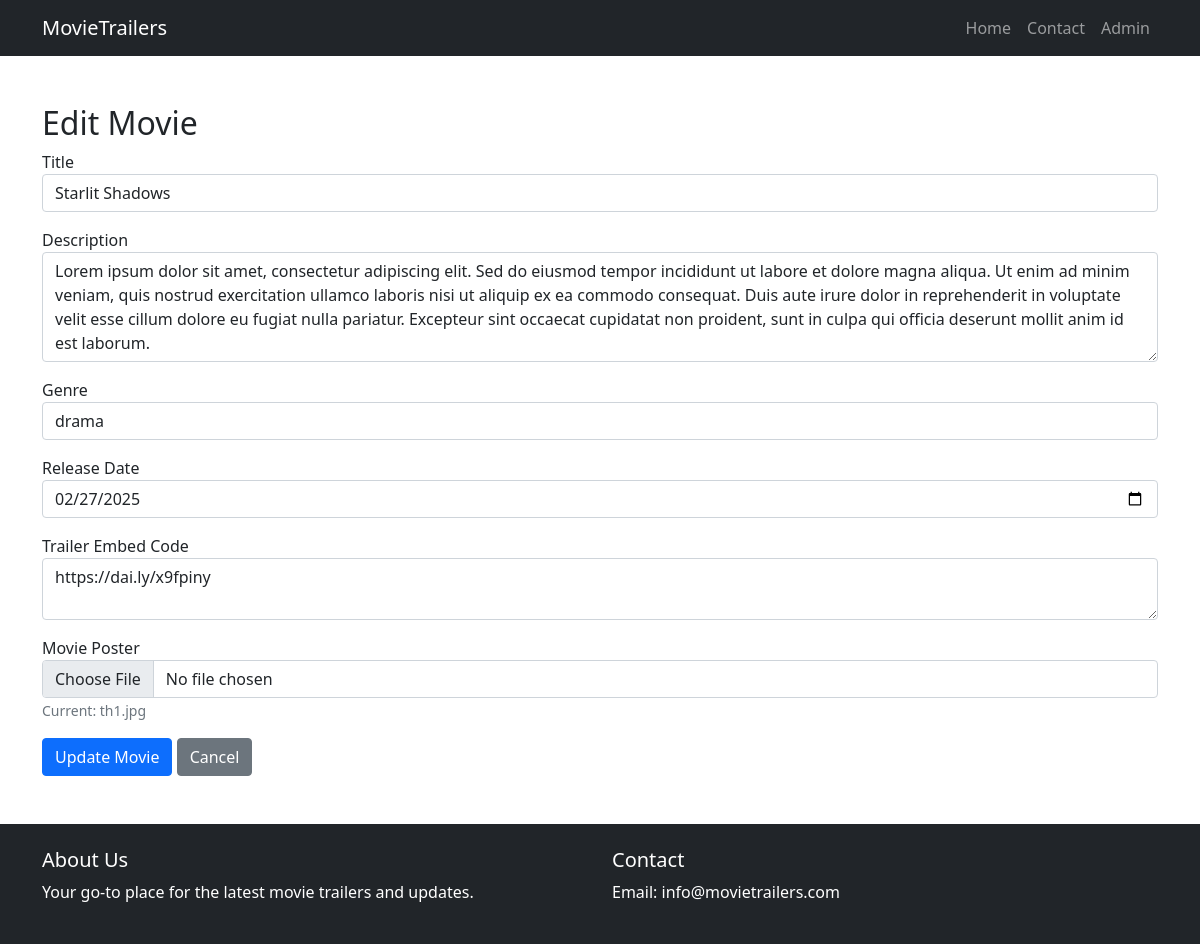
Screenshot of /filmtrailer/admin/edit_movie.php?id=2 (signed in) with the database file from the repository.
### tables this page shows
CREATE TABLE `movies` (
  `id` int(11) NOT NULL,
  `title` varchar(255) NOT NULL,
  `description` text DEFAULT NULL,
  `genre` varchar(100) DEFAULT NULL,
  `release_date` date DEFAULT NULL,
  `trailer_url` varchar(255) DEFAULT NULL,
  `image_url` varchar(255) NOT NULL,
  `image_path` varchar(255) NOT NULL,
  `created_at` timestamp NOT NULL DEFAULT current_timestamp()
);

### filmtrailer/admin/edit_movie.php (the view, shortened to what this page needs)
<?php
include '../includes/header.php';
include '../includes/db.php';
if (isset($_GET['id'])) {
    $movieId = $_GET['id'];
    $stmt = $pdo->prepare("SELECT * FROM movies WHERE id = ?");
    $stmt->execute([$movieId]);
    $movie = $stmt->fetch(PDO::FETCH_ASSOC);
}
?>
<div class="container mt-5">
    <h2>Edit Movie</h2>
    <form method="POST" enctype="multipart/form-data">
        <div class="mb-3">
            <label>Title</label>
            <input type="text" name="title" class="form-control" value="<?= htmlspecialchars($movie['title']) ?>" required>
        </div>
        <div class="mb-3">
            <label>Description</label>
            <textarea name="description" class="form-control" rows="4" required><?= htmlspecialchars($movie['description']) ?></textarea>
        </div>
        <div class="mb-3">
            <label>Genre</label>
            <input type="text" name="genre" class="form-control" value="<?= htmlspecialchars($movie['genre']) ?>" required>
        </div>
        <div class="mb-3">
            <label>Release Date</label>
            <input type="date" name="release_date" class="form-control" value="<?= htmlspecialchars($movie['release_date']) ?>" required>
        </div>
        <div class="mb-3">
            <label>Trailer Embed Code</label>
            <textarea name="trailer_url" class="form-control" required><?= htmlspecialchars($movie['trailer_url']) ?></textarea>
        </div>
        <div class="mb-3">
            <label>Movie Poster</label>
            <input type="file" name="poster" class="form-control" accept="image/*">
            <small class="form-text text-muted">Current: <?= basename($movie['image_url']) ?></small>
        </div>
        <button type="submit" class="btn btn-primary">Update Movie</button>
        <a href="index.php" class="btn btn-secondary">Cancel</a>
    </form>
</div>
<?php include '../includes/footer.php'; ?>

### rows the page displays
movies: title "Starlit Shadows", description "Lorem ipsum dolor sit amet, consectetur adipiscing elit. Sed do eiusmod tempor incididunt ut labore et dolore magna aliqua. Ut enim ad minim veniam, quis nostrud exercitation ullamco laboris nisi ut aliquip ex ea commodo consequat. Duis aute irure dolor in reprehenderit in voluptate velit esse cillum dolore eu fugiat nulla pariatur. Excepteur sint occaecat cupidatat non proident, sunt in culpa qui officia deserunt mollit anim id est laborum.", genre "drama", release_date "02/27/2025", trailer_url "https://dai.ly/x9fpiny", image_url "th1.jpg"
